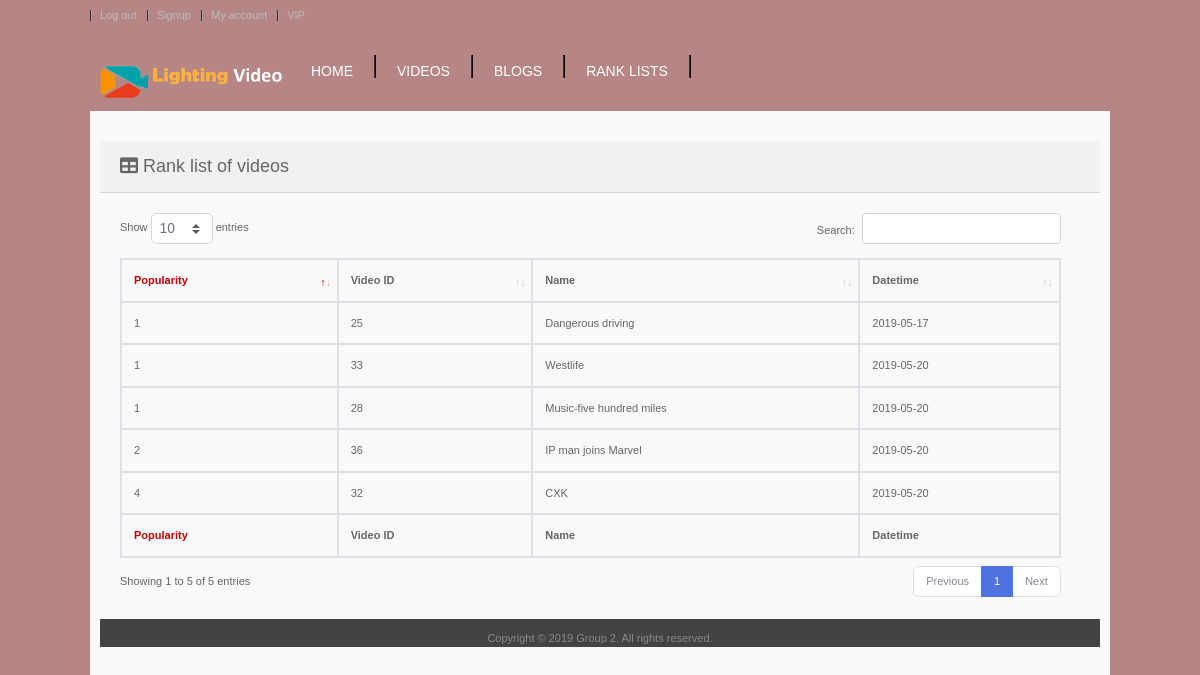
/rank_list/ranklist.php (signed in), run on an earlier commit of the app's database.
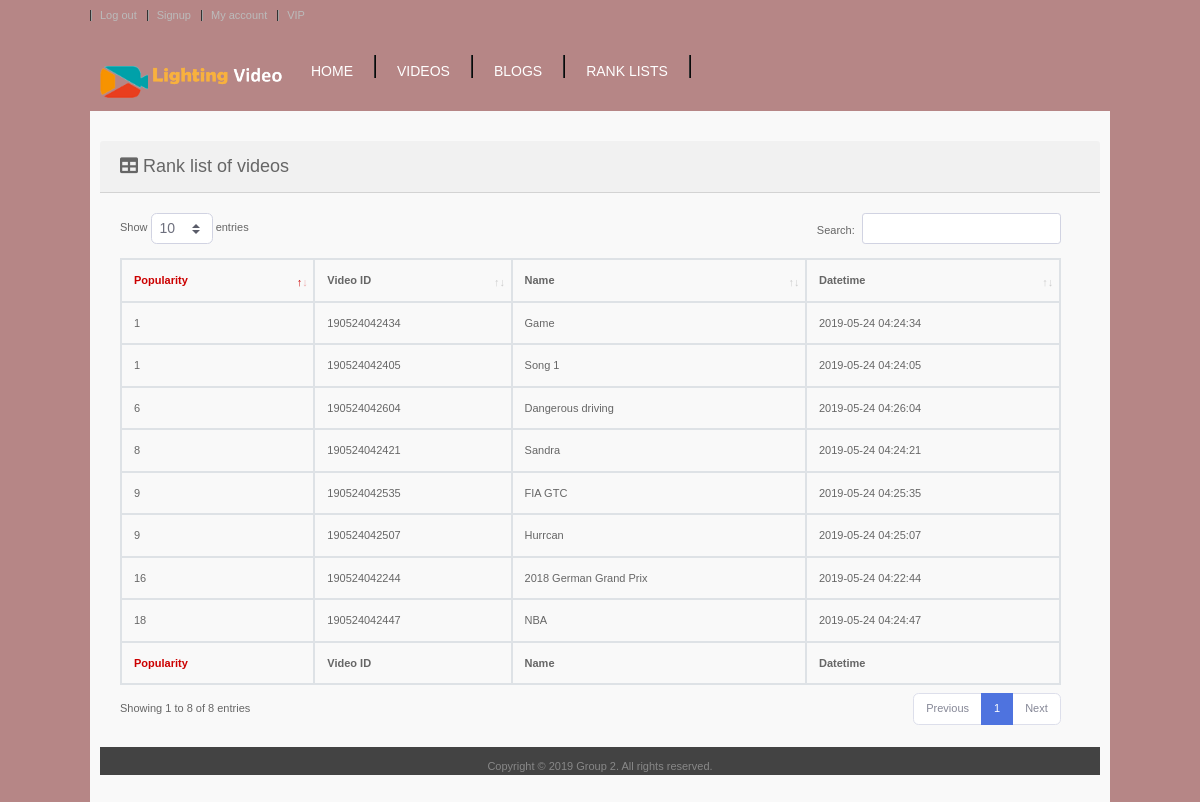
And on a later commit of the database.
### tables this page shows
CREATE TABLE `videos` (
  `vd_id` varchar(18) NOT NULL,
  `vd_name` varchar(30) NOT NULL,
  `vd_content` text NOT NULL,
  `vd_date` datetime NOT NULL,
  `vd_file` text NOT NULL
);

### includes/table_videos_rank_list.php (the view, shortened to what this page needs)
<div style="margin-top: 20px;">
  <div class="card-header" style="font-size: 18px;">
    <i class="fas fa-table"></i>
    Rank list of videos</div>
  <div class="card-body">
    <div class="table-responsive">
      <div style="width:98%;">
        <table class="table table-bordered" id="dataTable" width="100%" cellspacing="0">
          <?php
           $queryr  = 'SELECT COUNT(a.pop_id) as popularity, b.vd_id, b.vd_name, b.vd_date ';
           $queryr .= 'FROM popularity a, videos b ';
           $queryr .= 'WHERE a.vd_id = b.vd_id GROUP BY vd_id ';
           $queryr .= 'ORDER BY COUNT(a.pop_id) DESC';
           $resultr = mysqli_query($connection, $queryr);
           ?>
          <thead>
            <tr>
              <th style="color: #cc0000;font-weight: 900;">Popularity</th>
              <th>Video ID</th>
              <th>Name</th>
              <th>Datetime</th>
            </tr>
          </thead>
          <tfoot>
            <tr>
              <th style="color: #cc0000;font-weight: 900;">Popularity</th>
              <th>Video ID</th>
              <th>Name</th>
              <th>Datetime</th>
            </tr>
          </tfoot>
          <tbody>
            <?php
             while ($row = mysqli_fetch_array($resultr)) {
               echo "<tr>";
               echo "<td>" . $row["popularity"] . "</td>";
               echo "<td>" . $row["vd_id"] . "</td>";
               echo "<td>" . $row["vd_name"] . "</td>";
               echo "<td>" . $row["vd_date"] . "</td>";
               echo "</tr>";
             }
             ?>
          </tbody>
        </table>
      </div>
    </div>
  </div>
</div>

### includes/rank_list_header.php (shortened to what this page needs)
<!DOCTYPE html>
<html>
<head>
    <link href="../vendor/fontawesome-free/css/all.min.css" rel="stylesheet" type="text/css">
    <link href="../css/sb-admin-2.min.css" rel="stylesheet">
    <link href="../vendor/datatables/dataTables.bootstrap4.min.css" rel="stylesheet">
    <link href="../vendor/bootstrap/css/lv_table.css" rel="stylesheet">
    <link href="../css/style.css" rel="stylesheet" type="text/css" />
    <link href="../css/ddsmoothmenu.css" rel="stylesheet" type="text/css" />
    <link href="../css/scrollbar.css" rel="stylesheet" type="text/css" />
    <link href="../css/jason_lv.css" rel="stylesheet" type="text/css" />
    <link href="../css/yema.css" rel="stylesheet" type="text/css" />
    <link href="../css/button.css" rel="stylesheet" type="text/css" />
</head>
<body>
    <div id="wrapper_sec">
        <div class="top_sec">
            <div class="toplinks">
                <ul style="margin-top: 0px;">
                    <li><a href="../log/logout.php">Log out</a></li>
                    <li><a href="../log/signup.php">Signup</a></li>
                    <li><a href="../myaccount/account.php">My account</a></li>
                    <li><a href="../payment/payment.php">VIP </a></li>
                </ul>
            </div>
        </div>
        <div id="masthead">
            <div class="logo">
                <a href="../index/index.php"><img src="../images/lv_logo_1.png" style="width: 25%; margin-top: 10px;">
                    <img src="../images/lv_logo_2.png" style="width: 70%; margin-bottom: 4px;"></a>
            </div>
            <div class="navigation">
                <div id="smoothmenu1" class="ddsmoothmenu">
                    <ul>
                        <li><a href="../index/index.php" class="staticlinks">Home</a></li>
                        <li><a href="../video/videos.php" class="staticlinks">Videos</a></li>
                        <li><a href="../blog/blogs.php">Blogs</a>
                        </li>
                        <li><a href="../rank_list/ranklist.php" class="staticlinks">Rank lists</a>
                        </li>
                    </ul>
                </div>
            </div>
        </div>

### rank_list/ranklist.php (shortened to what this page needs)
<?php
require('../includes/rank_list_header.php');
?>
<div id="content_sec">
    <?php
    require('../includes/table_videos_rank_list.php');
    ?>
    <div id="copyrights">
        <div class="inner">
            <p>Copyright © 2019 Group 2. All rights reserved.</p>
        </div>
    </div>
    </body>
    </html>

### css/style.css (style rules this page uses)
* { padding: 0px; margin: 0px; }
body { min-height: 1000px; background-color:#4e3d3d; font-family: Verdana, Geneva, sans-serif; font-size: 11px; color: #666; }
a { text-decoration: none; outline: none; color: #666; }
a img { border: none; }
p { line-height: 18px; }
#wrapper_sec { min-height: 1000px; width: 1020px; height: 100%; margin: 0px auto; z-index: 2; }
.top_sec { width: 1020px; height: 29px; float: left; }
.top_sec .toplinks { float: left; }
.top_sec .toplinks ul { float: left; list-style: none; padding-top: 7px; }
.top_sec .toplinks ul li { float: left; background-image: url(../images/sep.gif); background-repeat: no-repeat; background-position: left center; padding: 0px 10px; }
.top_sec .toplinks ul li a { color: #bbbbbb; }
#masthead { width: 1020px; height: 82px; z-index: 999 !important; float: left; }
.logo { padding: 27px 0px 0px 10px; float: left; width: 200px; }
.navigation { float: left; }
#content_sec { min-height: 1000px; position:relative; width: 1020px; height: 100%; float: left; background-color: #f9f9f9; border: #f9f9f9 solid 10px; }
.inner { width: 1000px; margin: 0px auto; }
#copyrights { width: 100%; background-color: #434343; padding-top: 10px; color: #888888; }
#copyrights p { float: center; text-align: center; }

### css/ddsmoothmenu.css (style rules this page uses)
.ddsmoothmenu { font-size:14px; width: 100%; text-transform:uppercase; margin-top:26px; }
.ddsmoothmenu ul { z-index:100; margin: 0; padding: 0; list-style-type: none; }
.ddsmoothmenu ul li { position: relative; display: inline; float: left; background-image:url(../images/navi_sep.gif); background-repeat:no-repeat; background-position:right; padding-right:2px; }
.ddsmoothmenu ul li a { display: block; color: white; padding: 5px 20px 0px 20px; height:23px; color: #2d2b2b; text-decoration: none; border:transparent solid 1px; }
.ddsmoothmenu ul li a:link, .ddsmoothmenu ul li a:visited { color: white; }

### css/jason_lv.css (style rules this page uses)
body { background-color: #b68686 !important; }

### css/button.css (style rules this page uses)
.table { width: 100%; }

What changed in the data, as far as the page shows it:
removed videos: popularity "4", vd_id "32", vd_name "CXK", vd_date "2019-05-20"
removed videos: popularity "2", vd_id "36", vd_name "IP man joins Marvel", vd_date "2019-05-20"
removed videos: popularity "1", vd_id "25", vd_name "Dangerous driving", vd_date "2019-05-17"
removed videos: popularity "1", vd_id "33", vd_name "Westlife", vd_date "2019-05-20"
removed videos: popularity "1", vd_id "28", vd_name "Music-five hundred miles", vd_date "2019-05-20"
added videos: popularity "18", vd_id "190524042447", vd_name "NBA", vd_date "2019-05-24 04:24:47"
added videos: popularity "16", vd_id "190524042244", vd_name "2018 German Grand Prix", vd_date "2019-05-24 04:22:44"
added videos: popularity "9", vd_id "190524042535", vd_name "FIA GTC", vd_date "2019-05-24 04:25:35"
added videos: popularity "9", vd_id "190524042507", vd_name "Hurrcan", vd_date "2019-05-24 04:25:07"
added videos: popularity "8", vd_id "190524042421", vd_name "Sandra", vd_date "2019-05-24 04:24:21"
added videos: popularity "6", vd_id "190524042604", vd_name "Dangerous driving", vd_date "2019-05-24 04:26:04"
added videos: popularity "1", vd_id "190524042434", vd_name "Game", vd_date "2019-05-24 04:24:34"
added videos: popularity "1", vd_id "190524042405", vd_name "Song 1", vd_date "2019-05-24 04:24:05"
Also different on the page:
text written by a page script: "Show entries Search: Showing 1 to 5 of 5 entries Previous 1 Next" → "Show entries Search: Showing 1 to 8 of 8 entries Previous 1 Next"
